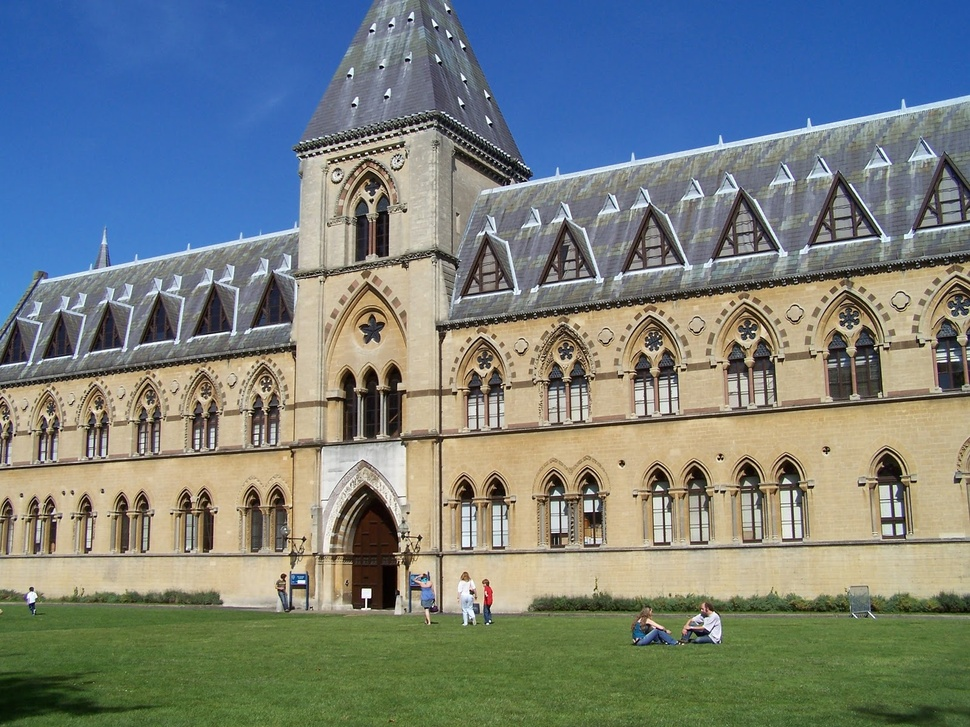
#> input picture Region Based Segmentation/Algorithm2/oxford.jpg, 970 x 727 px, shrunk from 1600 x 1200 before the run, given in place of , which was not available
$ python main.py oxford.jpg
#> lines starting #> are read from the running program, lines starting #| are printed output that depends on the picture; after the words box and inside, x2 and y2 are one past the last pixel; in counts of white or black regions, pixels touching at a corner belong together; pictures that were not available may be replaced by others from this repository, and a replacement may not be noted
#!/usr/bin/python3
import sys, getopt
import cv2
import numpy as np
import networkx as nx
import matplotlib.pyplot as plt
import math
import boykov_kolmogorov

drawing = False
mode = "ob"
marked_ob_pixels=[]
marked_bg_pixels=[]
I=None
I_dummy=None
l_range=[0,256]
a_range=[0,256]
b_range=[0,256]
lab_bins=[32,32,32]

class SPNode():
	"""docstring for SPNode"""
	def __init__(self):
		self.label=None
		self.pixels=[]
		self.mean_intensity=0.0
		self.centroid=()
		self.type='na'
		self.mean_lab=None
		self.lab_hist=None
		self.real_lab=None
	def __repr__(self):
		return str(self.label)

# [98 lines left out: functions cie_de_2000, mark_seeds, gen_sp_seed, not called in this run]

def gen_sp_slic(I, region_size_):
	# Superpixel Generation ::  Slic superpixels compared to state-of-the-art superpixel methods
	SLIC=100
	SLICO=101
	num_iter=4
	sp_slic=cv2.ximgproc.createSuperpixelSLIC(I, algorithm=SLICO, region_size=region_size_, ruler=10.0)
	sp_slic.iterate(num_iterations=num_iter)

	return sp_slic

def draw_sp_mask(I,SP):
	I_marked=np.zeros(I.shape)
	I_marked=np.copy(I)
	mask=SP.getLabelContourMask()
	for i in range(mask.shape[0]):
		for j in range(mask.shape[1]):
			if mask[i][j]==-1 or mask[i][j]==255: # SLIC/SLICO marks borders with -1 :: SEED marks borders with 255
				I_marked[i][j]=[128,128,128]
	return I_marked

def draw_centroids(I, SP_list):
	for each in SP_list:
		i,j=each.centroid
		I[i][j]=128
	return I

# [4 lines left out: function draw_edges, not called in this run]

def distance(p0, p1):
	return math.sqrt((p0[0] - p1[0])**2 + (p0[1] - p1[1])**2)

def distance_3d(p0, p1):
	return math.sqrt((p0[0] - p1[0])**2 + (p0[1] - p1[1])**2 + (p0[2]-p1[2])**2)


def gen_graph(I,SP_list,hist_ob,hist_bg):
	G=nx.Graph()
	s=SPNode()
	s.label='s'
	t=SPNode()
	t.label='t'
	lambda_=.9
	sig_=5
	hist_ob_sum=int(hist_ob.sum())
	hist_bg_sum=int(hist_bg.sum())

	for u in SP_list:
		K=0
		region_rad=math.sqrt(len(u.pixels)/math.pi)
		for v in SP_list:
			if u != v:
				if distance(u.centroid, v.centroid) <= 2.5*region_rad:
					sim=math.exp(-(cv2.compareHist(u.lab_hist,v.lab_hist,3)**2/2*sig_**2))*(1/distance(u.centroid, v.centroid))
					K+=sim
					G.add_edge(u, v, sim=sim)
		if(u.type=='na'):
			l_,a_,b_=[int(x) for x in u.mean_lab]
			l_i=int(l_//((l_range[1]-l_range[0])/lab_bins[0]))
			a_i=int(a_//((a_range[1]-a_range[0])/lab_bins[1]))
			b_i=int(b_//((b_range[1]-b_range[0])/lab_bins[2]))
			pr_ob=int(hist_ob[l_i,a_i,b_i])/hist_ob_sum
			pr_bg=int(hist_bg[l_i,a_i,b_i])/hist_bg_sum
			sim_s=100000
			sim_t=100000
			if pr_bg > 0:
				sim_s=lambda_*-np.log(pr_bg)
			if pr_ob > 0:
				sim_t=lambda_*-np.log(pr_ob)
			G.add_edge(s, u, sim=sim_s)
			G.add_edge(t, u, sim=sim_t)
		if(u.type=='ob'):
			G.add_edge(s, u, sim=1+K)
			G.add_edge(t, u, sim=0)
		if(u.type=='bg'):
			G.add_edge(s, u, sim=0)
			G.add_edge(t, u, sim=1+K)
	return G

def main():
	global I,mode,I_dummy

	inputfile = ''
	try:
		opts, args = getopt.getopt(sys.argv[1:], "i:h", ["input-image=", "help"])
	except getopt.GetoptError:
		print('main.py -i <input image>')
		sys.exit(2)
	for opt, arg in opts:
		if opt == '-h':
			print ('main.py -i <input image>')
			sys.exit()
		elif opt in ("-i", "--input-image"):
			inputfile = arg
	print('Using image: ', inputfile)

	I=cv2.imread(inputfile) #imread wont rise exceptions by default
#> I is the input picture: shape (727, 970, 3); mean B, G, R 125.9, 128.2, 119.1
	I_dummy=np.zeros(I.shape)
	I_dummy=np.copy(I)

	h,w,c=I.shape
#> h = 727; w = 970; c = 3
	region_size=20
	cv2.namedWindow('Mark the object and background')
	cv2.setMouseCallback('Mark the object and background',mark_seeds)
	while(1):
		cv2.imshow('Mark the object and background',I_dummy)
		k = cv2.waitKey(1) & 0xFF
#> (key Esc is pressed here)
		if k == ord('o'):
			mode = "ob"
		elif k == ord('b'):
			mode = "bg"
		elif k == 27:
			break
	cv2.destroyAllWindows()


	I_lab=cv2.cvtColor(I, cv2.COLOR_BGR2Lab)
#> I_lab: shape (727, 970, 3); mean of channels 0, 1, 2 134.9, 127.7, 128.6
	SP=gen_sp_slic(I,region_size)
	SP_labels=SP.getLabels()
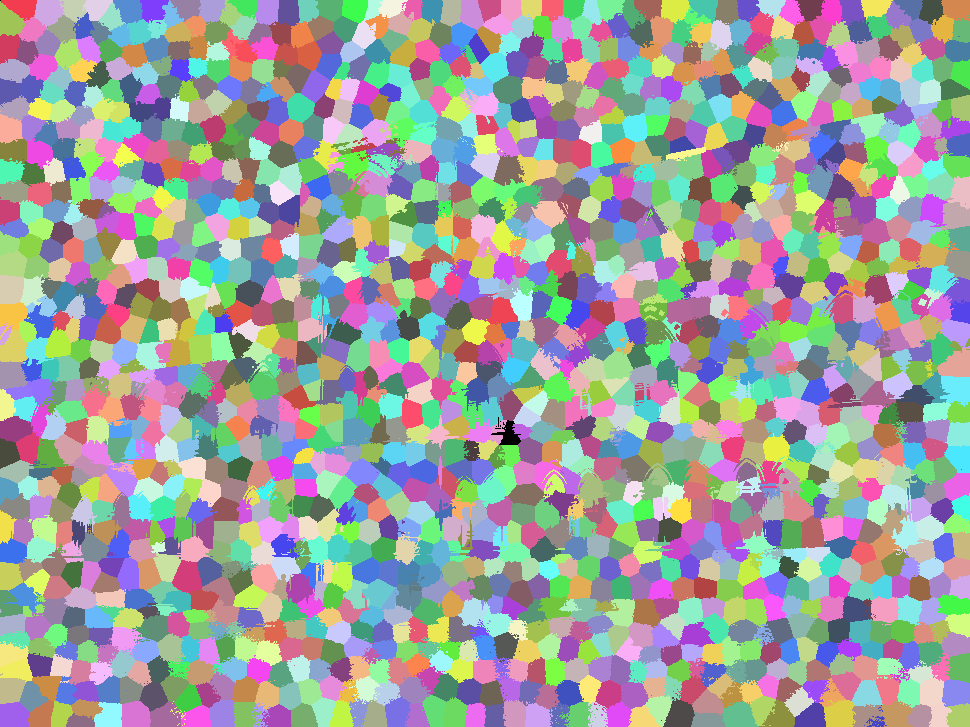
#> SP_labels: shape (727, 970) int32; 1728 distinct labels, from 0 to 1727; one colour per label, 0 black
	SP_list=[None for each in range(SP.getNumberOfSuperpixels())]

	for i in range(h):
		for j in range(w):
			if not SP_list[SP_labels[i][j]]:
				tmp_sp=SPNode()
				tmp_sp.label=SP_labels[i][j]
				tmp_sp.pixels.append((i,j))
				SP_list[SP_labels[i][j]]=tmp_sp
			else:
				SP_list[SP_labels[i][j]].pixels.append((i,j))
#> after the loop, SP_list = 1728 items; tmp_sp.pixels = 297 pairs, first value 713 to 726, second value 66 to 94

	for sp in SP_list:
		n_pixels=len(sp.pixels)
		i_sum=0
		j_sum=0
		lab_sum=[0,0,0]
		tmp_mask=np.zeros((h,w),np.uint8)
		for each in sp.pixels:
			i,j=each
			i_sum+=i
			j_sum+=j
			lab_sum=[x + y for x, y in zip(lab_sum, I_lab[i][j])]
			tmp_mask[i][j]=255
		sp.lab_hist=cv2.calcHist([I_lab],[0,1,2],tmp_mask,lab_bins,l_range+a_range+b_range)
		sp.centroid+=(i_sum//n_pixels, j_sum//n_pixels,)
		sp.mean_lab=[x/n_pixels for x in lab_sum]
		sp.real_lab=[sp.mean_lab[0]*100/255,sp.mean_lab[1]-128,sp.mean_lab[2]-128]
#> this loop made 1728 passes
#> (n_pixels, sp.centroid, sp.mean_lab, sp.real_lab) on passes 1 to 3: (369, (432, 506), [145.5, 131.9, 150], [57.06, 3.93, 22.03]), (475, (7, 21), [100.1, 139.4, 81.11], [39.26, 11.4, -46.89]), (609, (11, 48), [100.6, 139.4, 81.19], [39.43, 11.44, -46.81])
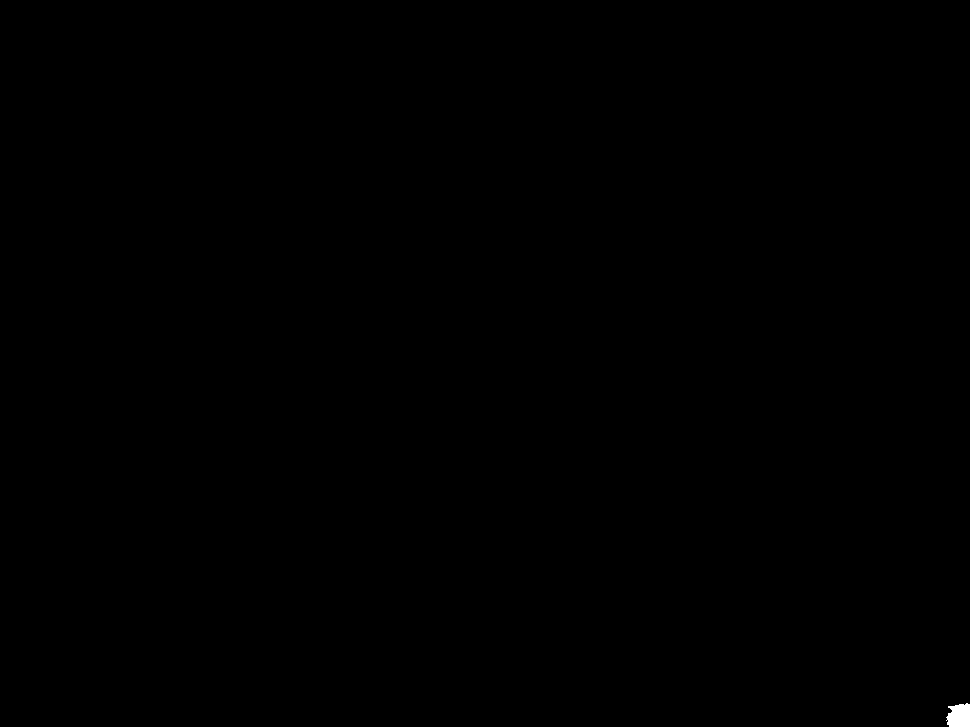
#> tmp_mask: shape (727, 970); 0.07% white; 1 white region, box (x1, y1, x2, y2) and area: (946, 703, 970, 727) 480

	for pixels in marked_ob_pixels:
		x,y = pixels
		SP_list[SP_labels[x][y]].type="ob"
	for pixels in marked_bg_pixels:
		x,y = pixels
		SP_list[SP_labels[x][y]].type="bg"
	I_marked=draw_sp_mask(I,SP)
#> after the loop in draw_sp_mask, `for i in range(mask.shape[0]):`:
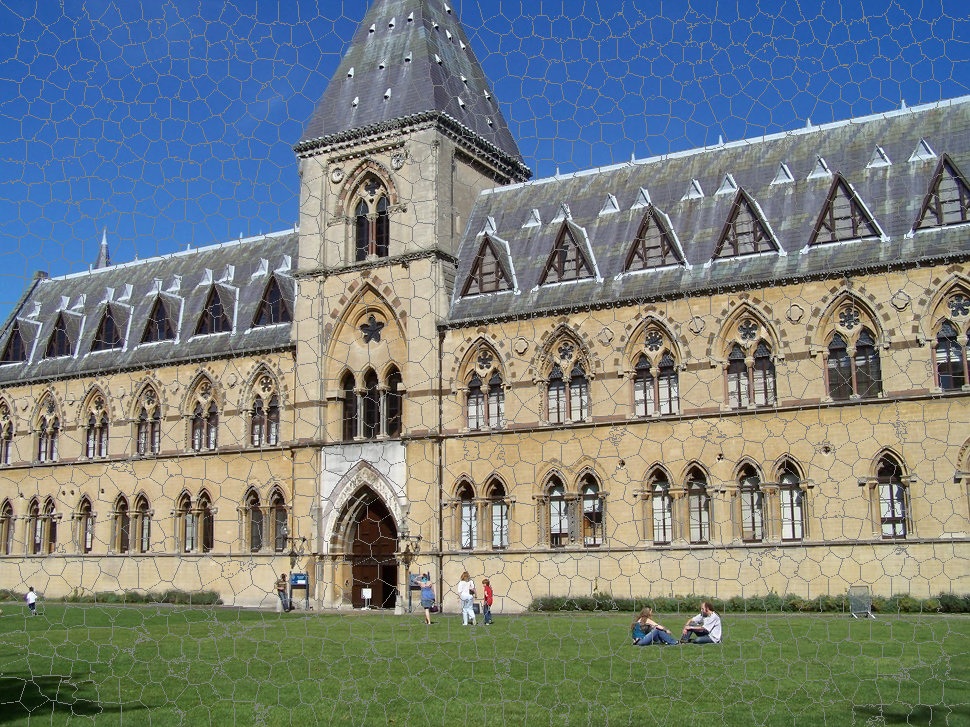
#> I_marked: shape (727, 970, 3); 9.84% of pixels changed, all inside (x1, y1, x2, y2) = (0, 0, 970, 727)
	I_marked=draw_centroids(I_marked,SP_list)
	mask_ob=np.zeros((h,w),dtype=np.uint8)
	for pixels in marked_ob_pixels:
		i,j=pixels
		mask_ob[i][j]=255
	mask_bg=np.zeros((h,w),dtype=np.uint8)
	for pixels in marked_bg_pixels:
		i,j=pixels
		mask_bg[i][j]=255

	hist_ob=cv2.calcHist([I_lab],[0,1,2],mask_ob,lab_bins,l_range+a_range+b_range)

	hist_bg=cv2.calcHist([I_lab],[0,1,2],mask_bg,lab_bins,l_range+a_range+b_range)
	G=gen_graph(I_lab,SP_list,hist_ob,hist_bg)
#> the loop in gen_graph, `for u in SP_list:` made 1 pass

	for each in G.nodes():
		if each.label=='s':
			s=each
		if each.label=='t':
			t=each

	RG=boykov_kolmogorov.boykov_kolmogorov(G, s, t, capacity='sim')
	source_tree, target_tree = RG.graph['trees']
	partition = (set(source_tree), set(G) - set(source_tree))
	F=np.zeros((h,w),dtype=np.uint8)
	for sp in partition[0]:
		for pixels in sp.pixels:
			i,j=pixels
			F[i][j]=1
	Final=cv2.bitwise_and(I,I,mask = F)

	sp_lab=np.zeros(I.shape,dtype=np.uint8)
	for sp in SP_list:
		for pixels in sp.pixels:
			i,j=pixels
			sp_lab[i][j]=sp.mean_lab
	sp_lab=cv2.cvtColor(sp_lab, cv2.COLOR_Lab2RGB)

	plt.subplot(2,2,1)
	plt.tick_params(labelcolor='black', top='off', bottom='off', left='off', right='off')
	plt.imshow(I[...,::-1])
	plt.axis("off")
	plt.xlabel("Input image")

	plt.subplot(2,2,2)
	plt.tick_params(labelcolor='none', top='off', bottom='off', left='off', right='off')
	plt.imshow(I_marked[...,::-1])
	plt.axis("off")
	plt.xlabel("Super-pixel boundaries and centroid")

	plt.subplot(2,2,3)
	plt.imshow(sp_lab)
	plt.axis("off")
	plt.xlabel("Super-pixel representation")


	plt.subplot(2,2,4)
	plt.imshow(Final[...,::-1])
	plt.axis("off")
	plt.xlabel("Output Image")


	cv2.imwrite("out.png",Final)
	plt.show()

if __name__ == '__main__':
#> (the run stopped early here; a loop or call above may not have finished)
